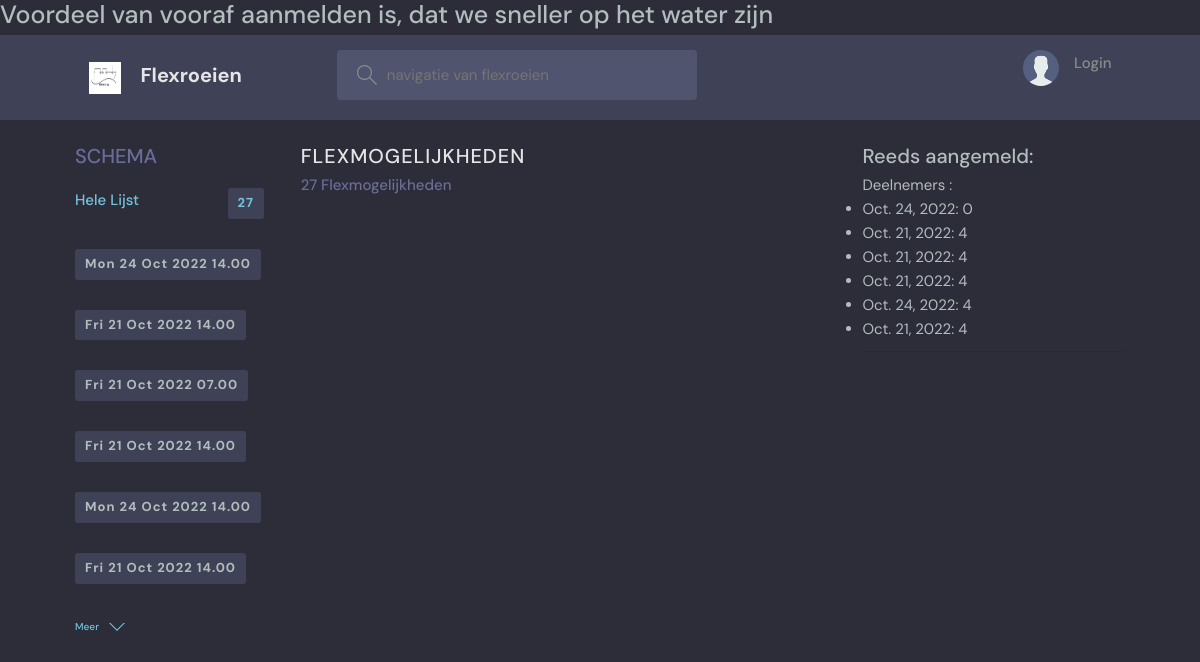
Before: / with the older database file.
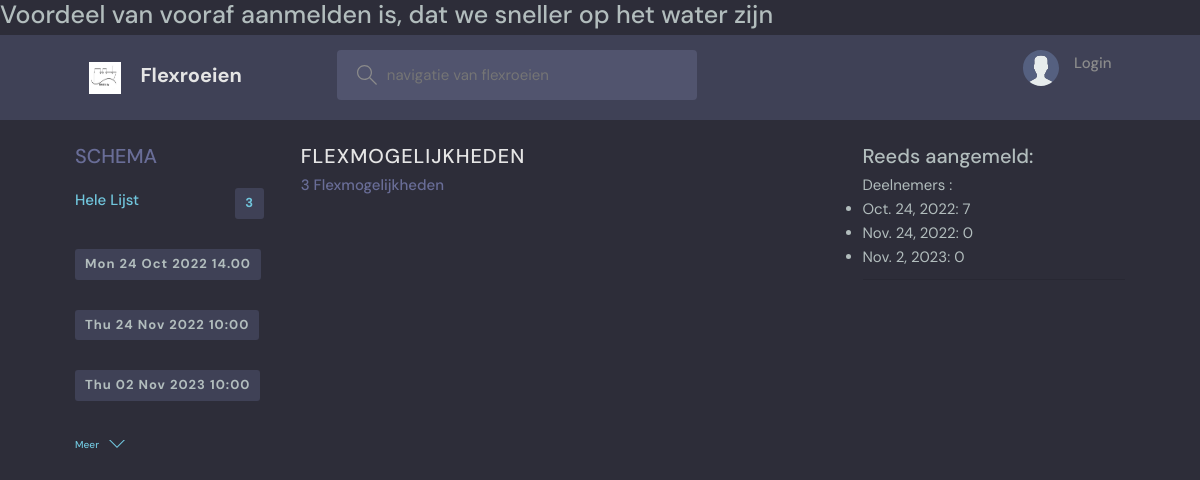
After: the same page with the newer database file.
### beatrix/models.py (models this page shows, shortened)
class Flexevent(models.Model):
    host = models.ForeignKey(User, on_delete=models.SET_NULL, null=True)
    id = models.AutoField(primary_key=True)
    topic = models.ForeignKey(Topic, on_delete=models.SET_NULL, null=True)
    event_text = models.CharField(max_length=200)
    name = models.CharField(max_length=200)
    description = models.TextField(null=True, blank=True) # database field (can Empty), form field (can Empty)
    pub_date = models.CharField(max_length=35)
    datum = models.DateField(auto_now=False)
    pub_time = models.CharField(max_length=35, default='10:00')
    lid = models.ManyToManyField(User, related_name='deelnemer', blank=True)
    created = models.DateTimeField(default=datetime.now, blank=True)

### beatrix/views.py (the view)
# urls.py: path('', erv_home, name='erv-home'),
def erv_home(request):
    q = request.GET.get('q') if request.GET.get('q') != None else ''
    tops=Flexevent.objects.values_list('topic', flat=True)
    topcs = Topic.objects.all() ##.filter(id__in=tops)
    room_messages = Bericht.objects.all() ##filter(Q(room__topic__name__icontains=q))
    year=int(date.today().strftime('%Y'))
    month = int(date.today().strftime('%m'))
    beginmonth = 1 #int(date.today().strftime('%m'))
    endmonth = month # int(date.today().strftime('%m'))
    monthend=[0,31,28,31,30,31,30,31,31,30,31,30,31] #jfmamjjasond
    einde=monthend[endmonth]
    start=date(year,beginmonth,1)
    end=date(year,month,einde)
    usr=request.user
    users=User.objects.all()
    aangemelden=Flexlid.objects.all() ##filter(member_id__in=gebruikers)
    flexevents = Flexevent.objects.all().filter(
        Q(datum__range=[start, end]) &
        Q(topic__name__icontains = q) |
        Q(name__icontains = q) |
        Q(event_text__icontains = q) |
        Q(description__icontains = q)
        ) # search
    d=[]
    ll=[]
    sc1=[]
    sc2=[]
    sc3=[]
    for fl in flexevents:
        ll=fl.lid.all()
        ll | ll
    aangemeld=ll
    print(ll)
    aangemeld=User.objects.all().filter(
    Q(id__in=aangemeld)
        )
    room_count = flexevents.count()
    rooster=Flexevent.objects.all().filter(created__range=[start, end])
    context = {
        'rooster':rooster,
        'events': flexevents[0:6],   #te saneren in 3 templates
        'rooms': flexevents[0:6],    #te saneren in 3 templates
        'deelnemers':aangemeld,    #alle deelnemers en hun skills
        'topics': topcs [0:6],
        'room_count': room_count, #te saneren in 3 templates
        'room_messages': room_messages, #te saneren in 3 templates
        'sc1':sc1,
        }
    if 'beatrix' in q:
        redirect('aanmelden')
        return render(request, 'beatrix/maand_list.html', context)
    return render(request, 'beatrix/erv-home.html', context)

### beatrix/templates/beatrix/erv-home.html (shortened to what this page needs)
{% extends 'erv-base.html' %} {% load static %} {% block content %}
<main class="layout layout--3">
  <div class="container">
    {% include 'beatrix/erv-topics_component.html' %}
    <div class="roomList">
      <div class="roomList__header">
        <div>
          <h2>Flexmogelijkheden</h2>
          <p>{{room_count}} Flexmogelijkheden</p>
        </div>
      </div>
    </div>
    {% include 'beatrix/erv-activity_component.html' %}
  </div>
</main>
{% endblock %}

### beatrix/templates/beatrix/erv-topics_component.html
<div class="topics">
  <div class="topics__header">
    <h2>Schema</h2>
  </div>
  <ul class="topics__list">
    <li>
      <a href="{% url 'erv-home' %}" class="active"
        >Hele Lijst <span>{{room_count}}</span></a
      >
    {% for tt in events %}
    <li>
      <a href="{% url 'erv-home' %}?q={{tt.name}}"><span>{{tt.datum|date:"D d M Y"}} {{tt.pub_time}}  </span></a>
    </li>
    {% endfor %}
  </ul>
  <a class="btn btn--link" href="{% url 'erv-topics' %}">
    Meer
    <svg
      version="1.1"
      xmlns="http://www.w3.org/2000/svg"
      width="32"
      height="32"
      viewBox="0 0 32 32"
    >
      <title>chevron-down</title>
      <path d="M16 21l-13-13h-3l16 16 16-16h-3l-13 13z"></path>
    </svg>
  </a>
</div>

### beatrix/templates/beatrix/erv-activity_component.html (shortened to what this page needs)
<div class="activities">
  <div class="activities__header">
    <h2>Reeds aangemeld:</h2>
  </div>
  <div>
    Deelnemers :
    <ul>
      {% for room in events %}
      <li>
        {{room.datum}}:
        {{room.lid.count}}
      </li>
      {% endfor %}
    </ul>
    <ul>
      <hr>
    </ul>
  </div>
</div>

Changed rows visible on the page:
removed Flexevent: datum "Mon 24 Oct 2022", pub_time "14.00", datum "Oct. 24, 2022", lid.count "0"
removed Flexevent: datum "Fri 21 Oct 2022", pub_time "14.00", datum "Oct. 21, 2022", lid.count "4"
removed Flexevent: datum "Fri 21 Oct 2022", pub_time "07.00", datum "Oct. 21, 2022", lid.count "4"
removed Flexevent: datum "Fri 21 Oct 2022", pub_time "14.00", datum "Oct. 21, 2022", lid.count "4"
removed Flexevent: datum "Mon 24 Oct 2022", pub_time "14.00", datum "Oct. 24, 2022", lid.count "4"
removed Flexevent: datum "Fri 21 Oct 2022", pub_time "14.00", datum "Oct. 21, 2022", lid.count "4"
now on this page (row unchanged): Flexevent: datum "Mon 24 Oct 2022", pub_time "14.00", datum "Oct. 24, 2022", lid.count "7"
added Flexevent: datum "Thu 24 Nov 2022", pub_time "10:00", datum "Nov. 24, 2022", lid.count "0"
added Flexevent: datum "Thu 02 Nov 2023", pub_time "10:00", datum "Nov. 2, 2023", lid.count "0"
Other visible differences:
{{ room_count }}: "27" → "3"
